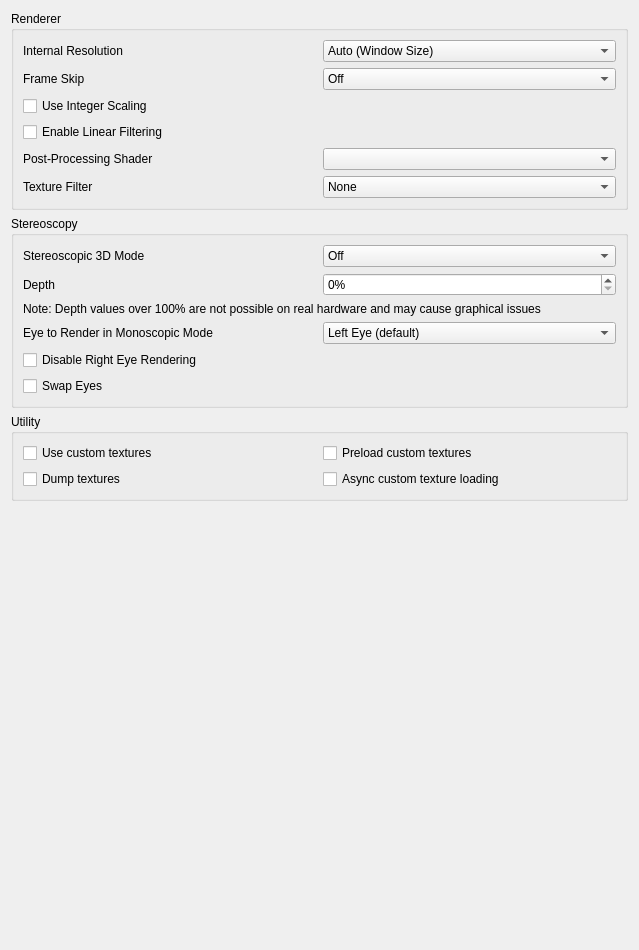
<?xml version="1.0" encoding="UTF-8"?>
<ui version="4.0">
 <class>ConfigureEnhancements</class>
 <widget class="QWidget" name="ConfigureEnhancements">
  <property name="geometry">
   <rect>
    <x>0</x>
    <y>0</y>
    <width>639</width>
    <height>950</height>
   </rect>
  </property>
  <property name="minimumSize">
   <size>
    <width>0</width>
    <height>0</height>
   </size>
  </property>
  <property name="windowTitle">
   <string>Form</string>
  </property>
  <layout class="QVBoxLayout" name="verticalLayout_2">
   <item>
    <widget class="QGroupBox" name="rendererBox">
     <property name="title">
      <string>Renderer</string>
     </property>
     <layout class="QVBoxLayout" name="verticalLayout_3">
      <item>
       <widget class="QWidget" name="widget_resolution" native="true">
        <layout class="QHBoxLayout" name="horizontalLayout_1">
         <property name="leftMargin">
          <number>0</number>
         </property>
         <property name="topMargin">
          <number>0</number>
         </property>
         <property name="rightMargin">
          <number>0</number>
         </property>
         <property name="bottomMargin">
          <number>0</number>
         </property>
         <item>
          <widget class="QLabel" name="resolution_label">
           <property name="text">
            <string>Internal Resolution</string>
           </property>
          </widget>
         </item>
         <item>
          <widget class="QComboBox" name="resolution_factor_combobox">
           <item>
            <property name="text">
             <string>Auto (Window Size)</string>
            </property>
           </item>
           <item>
            <property name="text">
             <string>Native (400x240)</string>
            </property>
           </item>
           <item>
            <property name="text">
             <string>2x Native (800x480)</string>
            </property>
           </item>
           <item>
            <property name="text">
             <string>3x Native (1200x720)</string>
            </property>
           </item>
           <item>
            <property name="text">
             <string>4x Native (1600x960)</string>
            </property>
           </item>
           <item>
            <property name="text">
             <string>5x Native (2000x1200)</string>
            </property>
           </item>
           <item>
            <property name="text">
             <string>6x Native (2400x1440)</string>
            </property>
           </item>
           <item>
            <property name="text">
             <string>7x Native (2800x1680)</string>
            </property>
           </item>
           <item>
            <property name="text">
             <string>8x Native (3200x1920)</string>
            </property>
           </item>
           <item>
            <property name="text">
             <string>9x Native (3600x2160)</string>
            </property>
           </item>
           <item>
            <property name="text">
             <string>10x Native (4000x2400)</string>
            </property>
           </item>
          </widget>
         </item>
        </layout>
       </widget>
      </item>
      <item>
       <widget class="QWidget" name="widget_frame_skip" native="true">
        <layout class="QHBoxLayout" name="horizontalLayout_frame_skip">
         <property name="leftMargin">
          <number>0</number>
         </property>
         <property name="topMargin">
          <number>0</number>
         </property>
         <property name="rightMargin">
          <number>0</number>
         </property>
         <property name="bottomMargin">
          <number>0</number>
         </property>
         <item>
          <widget class="QLabel" name="frame_skip_label">
           <property name="text">
            <string>Frame Skip</string>
           </property>
           <property name="toolTip">
            <string>&lt;html&gt;&lt;head/&gt;&lt;body&gt;&lt;p&gt;Number of frames whose rendering and presentation are skipped, per displayed frame.&lt;/p&gt;&lt;p&gt;0 (default) renders every frame. 1 skips 1 of every 2 frames (halves displayed FPS), freeing CPU and GPU time for emulation. 2 skips 2 of every 3, etc.&lt;/p&gt;&lt;p&gt;Skipped frames still advance GSP VBlank interrupts and game logic — only the host draw calls and display present are elided, so the previous frame remains visible. Useful on slow hardware.&lt;/p&gt;&lt;/body&gt;&lt;/html&gt;</string>
           </property>
          </widget>
         </item>
         <item>
          <widget class="QComboBox" name="frame_skip_combobox">
           <item>
            <property name="text">
             <string>Off</string>
            </property>
           </item>
           <item>
            <property name="text">
             <string>1 (30 fps from 60)</string>
            </property>
           </item>
           <item>
            <property name="text">
             <string>2 (20 fps from 60)</string>
            </property>
           </item>
           <item>
            <property name="text">
             <string>3</string>
            </property>
           </item>
           <item>
            <property name="text">
             <string>4</string>
            </property>
           </item>
           <item>
            <property name="text">
             <string>5</string>
            </property>
           </item>
           <item>
            <property name="text">
             <string>6</string>
            </property>
           </item>
           <item>
            <property name="text">
             <string>7</string>
            </property>
           </item>
           <item>
            <property name="text">
             <string>8</string>
            </property>
           </item>
           <item>
            <property name="text">
             <string>9</string>
            </property>
           </item>
           <item>
            <property name="text">
             <string>10</string>
            </property>
           </item>
          </widget>
         </item>
        </layout>
       </widget>
      </item>
      <item>
       <widget class="QCheckBox" name="use_integer_scaling">
        <property name="text">
         <string>Use Integer Scaling</string>
        </property>
        <property name="toolTip">
         <string>&lt;html&gt;&lt;head/&gt;&lt;body&gt;&lt;p&gt;Use Integer Scaling&lt;/p&gt;&lt;p&gt;Enforces that the larger screen in all layouts is an integer scale of the 240px height of the original 3DS screen.&lt;/p&gt;&lt;/body&gt;&lt;/html&gt;</string>
        </property>
       </widget>
      </item>
      <item>
       <widget class="QCheckBox" name="toggle_linear_filter">
        <property name="text">
         <string>Enable Linear Filtering</string>
        </property>
       </widget>
      </item>
      <item>
       <widget class="QWidget" name="widget_shader" native="true">
        <layout class="QHBoxLayout" name="horizontalLayout_2">
         <property name="leftMargin">
          <number>0</number>
         </property>
         <property name="topMargin">
          <number>0</number>
         </property>
         <property name="rightMargin">
          <number>0</number>
         </property>
         <property name="bottomMargin">
          <number>0</number>
         </property>
         <item>
          <widget class="QLabel" name="shader_label">
           <property name="text">
            <string>Post-Processing Shader</string>
           </property>
          </widget>
         </item>
         <item>
          <widget class="QComboBox" name="shader_combobox"/>
         </item>
        </layout>
       </widget>
      </item>
      <item>
       <widget class="QWidget" name="widget_texture_filter" native="true">
        <layout class="QHBoxLayout" name="horizontalLayout_3">
         <property name="leftMargin">
          <number>0</number>
         </property>
         <property name="topMargin">
          <number>0</number>
         </property>
         <property name="rightMargin">
          <number>0</number>
         </property>
         <property name="bottomMargin">
          <number>0</number>
         </property>
         <item>
          <widget class="QLabel" name="texture_filter_label">
           <property name="text">
            <string>Texture Filter</string>
           </property>
          </widget>
         </item>
         <item>
          <widget class="QComboBox" name="texture_filter_combobox">
           <item>
            <property name="text">
             <string>None</string>
            </property>
           </item>
           <item>
            <property name="text">
             <string>Anime4K</string>
            </property>
           </item>
           <item>
            <property name="text">
             <string>Bicubic</string>
            </property>
           </item>
           <item>
            <property name="text">
             <string>ScaleForce</string>
            </property>
           </item>
           <item>
            <property name="text">
             <string>xBRZ</string>
            </property>
           </item>
           <item>
            <property name="text">
             <string>MMPX</string>
            </property>
           </item>
          </widget>
         </item>
        </layout>
       </widget>
      </item>
     </layout>
    </widget>
   </item>
   <item>
    <widget class="QGroupBox" name="stereo_group">
     <property name="title">
      <string>Stereoscopy</string>
     </property>
     <layout class="QVBoxLayout" name="verticalLayout_4">
      <item>
       <layout class="QHBoxLayout" name="horizontalLayout_4">
        <item>
         <widget class="QLabel" name="label_4">
          <property name="text">
           <string>Stereoscopic 3D Mode</string>
          </property>
         </widget>
        </item>
        <item>
         <widget class="QComboBox" name="render_3d_combobox">
          <item>
           <property name="text">
            <string>Off</string>
           </property>
          </item>
          <item>
           <property name="text">
            <string>Side by Side</string>
           </property>
          </item>
          <item>
           <property name="text">
            <string>Side by Side Full Width</string>
           </property>
          </item>
          <item>
           <property name="text">
            <string>Anaglyph</string>
           </property>
          </item>
          <item>
           <property name="text">
            <string>Interlaced</string>
           </property>
          </item>
          <item>
           <property name="text">
            <string>Reverse Interlaced</string>
           </property>
          </item>
         </widget>
        </item>
       </layout>
      </item>
      <item>
       <layout class="QHBoxLayout" name="horizontalLayout_5">
        <item>
         <widget class="QLabel" name="label_3">
          <property name="text">
           <string>Depth</string>
          </property>
         </widget>
        </item>
        <item>
         <widget class="QSpinBox" name="factor_3d">
          <property name="suffix">
           <string>%</string>
          </property>
          <property name="minimum">
           <number>0</number>
          </property>
          <property name="maximum">
           <number>255</number>
          </property>
          <property name="value">
           <number>0</number>
          </property>
         </widget>
        </item>
       </layout>
      </item>
      <item>
       <widget class="QLabel" name="excessive_depth_warning_label">
        <property name="text">
         <string>Note: Depth values over 100% are not possible on real hardware and may cause graphical issues</string>
        </property>
       </widget>
      </item>
      <item>
       <layout class="QHBoxLayout" name="horizontalLayout_6">
        <item>
         <widget class="QLabel" name="label_6">
          <property name="text">
           <string>Eye to Render in Monoscopic Mode</string>
          </property>
         </widget>
        </item>
        <item>
         <widget class="QComboBox" name="mono_rendering_eye">
          <item>
           <property name="text">
            <string>Left Eye (default)</string>
           </property>
          </item>
          <item>
           <property name="text">
            <string>Right Eye</string>
           </property>
          </item>
         </widget>
        </item>
       </layout>
      </item>
      <item>
       <widget class="QCheckBox" name="disable_right_eye_render">
        <property name="text">
         <string>Disable Right Eye Rendering</string>
        </property>
        <property name="toolTip">
         <string>&lt;html&gt;&lt;head/&gt;&lt;body&gt;&lt;p&gt;Disable Right Eye Rendering&lt;/p&gt;&lt;p&gt;Disables rendering the right eye image when not using stereoscopic mode. Greatly improves performance in some applications, but can cause flickering in others.&lt;/p&gt;&lt;/body&gt;&lt;/html&gt;</string>
        </property>
       </widget>
      </item>
      <item>
       <widget class="QCheckBox" name="swap_eyes_3d">
        <property name="text">
         <string>Swap Eyes</string>
        </property>
       </widget>
      </item>
     </layout>
    </widget>
   </item>
   <item>
    <widget class="QGroupBox" name="utilityBox">
     <property name="title">
      <string>Utility</string>
     </property>
     <layout class="QGridLayout" name="gridLayout_1">
      <item row="1" column="0">
       <widget class="QCheckBox" name="toggle_custom_textures">
        <property name="toolTip">
         <string>&lt;html&gt;&lt;head/&gt;&lt;body&gt;&lt;p&gt;Replace textures with PNG files.&lt;/p&gt;&lt;p&gt;Textures are loaded from load/textures/[Title ID]/.&lt;/p&gt;&lt;/body&gt;&lt;/html&gt;</string>
        </property>
        <property name="text">
         <string>Use custom textures</string>
        </property>
       </widget>
      </item>
      <item row="2" column="0">
       <widget class="QCheckBox" name="toggle_dump_textures">
        <property name="toolTip">
         <string>&lt;html&gt;&lt;head/&gt;&lt;body&gt;&lt;p&gt;Dump textures to PNG files.&lt;/p&gt;&lt;p&gt;Textures are dumped to dump/textures/[Title ID]/.&lt;/p&gt;&lt;/body&gt;&lt;/html&gt;</string>
        </property>
        <property name="text">
         <string>Dump textures</string>
        </property>
       </widget>
      </item>
      <item row="1" column="1">
       <widget class="QCheckBox" name="toggle_preload_textures">
        <property name="toolTip">
         <string>&lt;html&gt;&lt;head/&gt;&lt;body&gt;&lt;p&gt;Load all custom textures into memory on boot, instead of loading them when the application requires them.&lt;/p&gt;&lt;/body&gt;&lt;/html&gt;</string>
        </property>
        <property name="text">
         <string>Preload custom textures</string>
        </property>
       </widget>
      </item>
      <item row="2" column="1">
       <widget class="QCheckBox" name="toggle_async_custom_loading">
        <property name="toolTip">
         <string>&lt;html&gt;&lt;head/&gt;&lt;body&gt;&lt;p&gt;Load custom textures asynchronously with background threads to reduce loading stutter&lt;/p&gt;&lt;/body&gt;&lt;/html&gt;</string>
        </property>
        <property name="text">
         <string>Async custom texture loading</string>
        </property>
       </widget>
      </item>
     </layout>
    </widget>
   </item>
   <item>
    <spacer name="verticalSpacer">
     <property name="orientation">
      <enum>Qt::Vertical</enum>
     </property>
     <property name="sizeHint" stdset="0">
      <size>
       <width>20</width>
       <height>270</height>
      </size>
     </property>
    </spacer>
   </item>
  </layout>
 </widget>
 <tabstops>
  <tabstop>resolution_factor_combobox</tabstop>
  <tabstop>frame_skip_combobox</tabstop>
  <tabstop>toggle_linear_filter</tabstop>
  <tabstop>shader_combobox</tabstop>
  <tabstop>texture_filter_combobox</tabstop>
  <tabstop>render_3d_combobox</tabstop>
  <tabstop>factor_3d</tabstop>
  <tabstop>mono_rendering_eye</tabstop>
  <tabstop>toggle_custom_textures</tabstop>
  <tabstop>toggle_dump_textures</tabstop>
  <tabstop>toggle_preload_textures</tabstop>
 </tabstops>
 <resources/>
 <connections/>
</ui>
